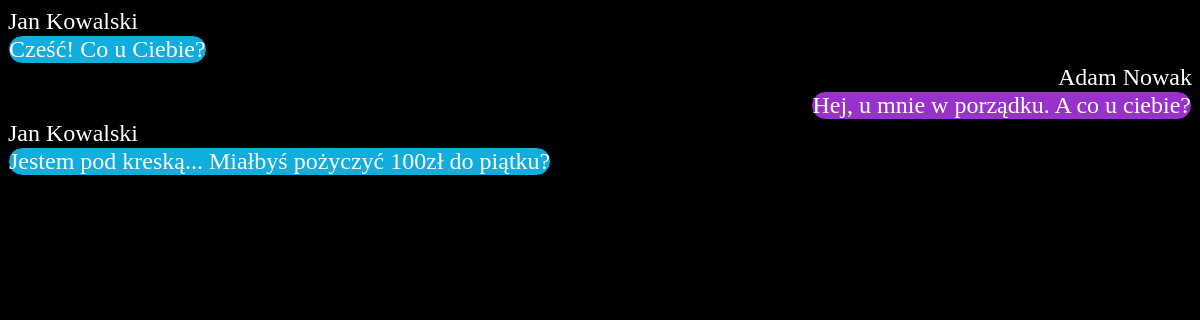
The app's page /gg/message/ with its own data.
### gadugadu_app/models.py (models this page shows, shortened)
class Message(models.Model):
    description = models.CharField(max_length=140)
    sender = models.ForeignKey(Person, on_delete=models.CASCADE, related_name='sender_set')
    reciver = models.ForeignKey(Person, on_delete=models.CASCADE, related_name='reciver_set')

class Person(models.Model):
    name = models.CharField(max_length=128)
    surName = models.CharField(max_length=256)
    def __str__(self):
        return f'{self.name} {self.surName}'

### gadugadu_app/views.py (the view)
# urls.py: path('message/', ShowMessage ),
def ShowMessage(request):
    messages = Message.objects.all()
    return render(request, 'index.html', context={'messages': messages})

### gadugadu_app/templates/index.html (shortened to what this page needs)
{% load  static %}
<!DOCTYPE html>
<html lang="en">
<head>
    <link rel="stylesheet" href="{% static 'gadugadu_app/style.css' %}">
</head>
<body>
    {% for message in messages %}
        <p>{{ message.sender }}</p><br>
        <div>
        <p>{{ message.description }}</p>
        </div>
    {% endfor %}
</body>
</html>

### gadugadu_app/static/gadugadu_app/style.css (style rules this page uses)
body { background-color: black; }
div { float: left; margin:auto; background-color: #10addd; color: white; border: 1px solid black; border-radius:30px; font-size: 1.5rem; font-family: "Comic Sans MS"; clear: both; }
div:nth-child(2n) { float: right; margin:auto; background-color: darkorchid; color: white; border: 1px solid black; border-radius: 30px; font-size: 1.5rem; font-family: "Comic Sans MS"; clear: both; }
p { float: left; margin:auto; color: white; font-size: 1.5rem; font-family: "Comic Sans MS"; clear: both; }
p:nth-child(2n) { float: right; margin:auto; color: white; font-size: 1.5rem; font-family: "Comic Sans MS"; clear: both; }

### records on screen
Message: sender "Jan Kowalski", description "Cześć! Co u Ciebie?"
Message: sender "Adam Nowak", description "Hej, u mnie w porządku. A co u ciebie?"
Message: sender "Jan Kowalski", description "Jestem pod kreską... Miałbyś pożyczyć 100zł do piątku?"
